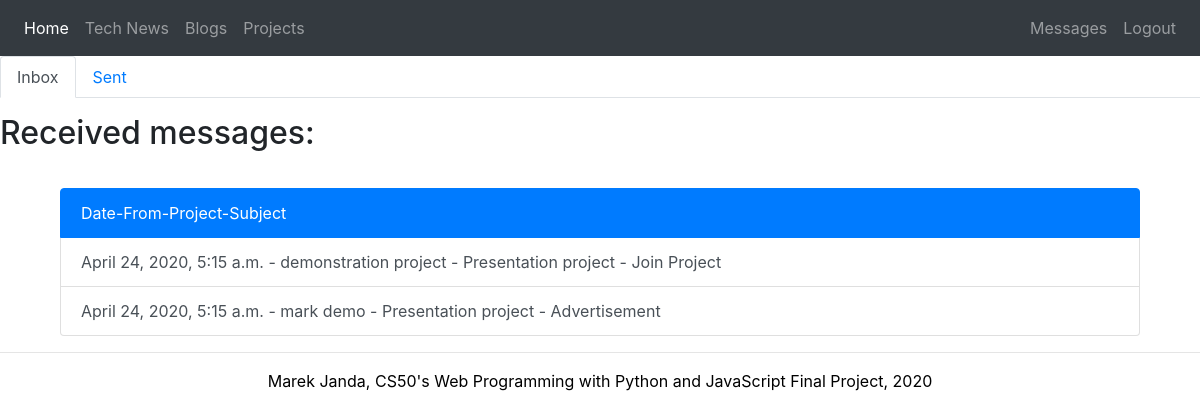
Screenshot of /messages (signed in) with the database file from the repository.
### ecohub/models.py (models this page shows)
class Message(models.Model):
    SUBJECTS = (
        ('more', 'More information'),
        ('collaboration', 'Collaboration offer'),
        ('join', 'Join Project'),
        ('invest', 'Make investment'),
        ('advertise', 'Advertisement'),
        ('other', 'Other business offer'),
    )
    project_reference = models.ForeignKey(Project, default=1, verbose_name="Project", on_delete=models.SET_DEFAULT)
    sender = models.ForeignKey(User, default=1, on_delete=models.SET_DEFAULT)
    sent = models.DateTimeField('date sent', default=datetime.now())
    subject = models.CharField(max_length=64, choices=SUBJECTS)
    message_text = models.TextField()
    read = models.BooleanField(default=False)

class Project(models.Model):
    owner = models.ForeignKey(User, default=1, on_delete=models.SET_DEFAULT)
    category = models.ForeignKey(NewsCategory, default=1, verbose_name="Category", on_delete=models.SET_DEFAULT)
    title = models.CharField(max_length=255)
    published = models.DateField(auto_now_add=True)
    abstract = models.TextField()
    description = models.TextField()
    target_funds = models.BigIntegerField()
    current_funds = models.BigIntegerField(default=0)
    attachment = models.FileField(upload_to='uploads/%Y/%m/%d/', blank=True)
    def __str__(self):
        return f"{self.title}"

### ecohub/views.py (the view)
# urls.py: path("messages", views.messages_view, name="messages"),
def messages_view(request):
    try:
        myprojects = Project.objects.filter(owner=request.user)
        all_messages = Message.objects.all()
        in_messages = []
        for m in all_messages:
            if m.project_reference in myprojects:
                in_messages.append(m)
    except Project.DoesNotExist:
        in_messages = None
    try:
        sent_messages = Message.objects.filter(sender=request.user)
    except Message.DoesNotExist:
        sent_messages = None
    context = {
        "in_messages": in_messages,
        "sent_messages": sent_messages,
    }
    return render(request, 'ecohub/messages.html', context=context)

### ecohub/templates/ecohub/messages.html (shortened to what this page needs)
{% extends "ecohub/base.html" %}
{% block body %}
    <ul class="nav nav-tabs" id="myTab" role="tablist">
        <li class="nav-item">
        <a class="nav-link active" id="home-tab" data-toggle="tab" href="#home" role="tab" aria-controls="home" aria-selected="true">Inbox</a>
        </li>
        <li class="nav-item">
        <a class="nav-link" id="profile-tab" data-toggle="tab" href="#profile" role="tab" aria-controls="profile" aria-selected="false">Sent</a>
        </li>
    </ul>
    <div class="tab-content" id="myTabContent">
        <div class="tab-pane fade show active" id="home" role="tabpanel" aria-labelledby="home-tab">
            <p>
                <h2>Received messages:</h2>
                <section class="messages" id="in_messages">
                    <div class="list-group">
                        <a href="#" class="list-group-item list-group-item-action active">
                          Date-From-Project-Subject
                        </a>
                        {% if in_messages %}
                            {% for m in in_messages %}
                                <a href="{% url 'message_view' m.id %}" class="list-group-item list-group-item-action">{{ m.sent }} - {{ m.sender.first_name }} {{ m.sender.last_name }} - {{ m.project_reference }} - {{ m.get_subject_display }}</a>
                            {% endfor %}
                        {% else %}
                            <p><h3>You have no messages.</h3></p>
                        {% endif %}
                    </div>
                </section>
            </p>
        </div>
    </div>
{% endblock %}

### static/ecohub/CSS/styles.css (style rules this page uses)
.project-card, .messages { margin-top: 3%; justify-content: center; width: 90%; margin-left: 5%; }

### rows the page displays
Message: sent "April 24, 2020, 5:15 a.m.", sender.first_name "demonstration", sender.last_name "project", project_reference "Presentation project", subject "Join Project"
Message: sent "April 24, 2020, 5:15 a.m.", sender.first_name "mark", sender.last_name "demo", project_reference "Presentation project", subject "Advertisement"
